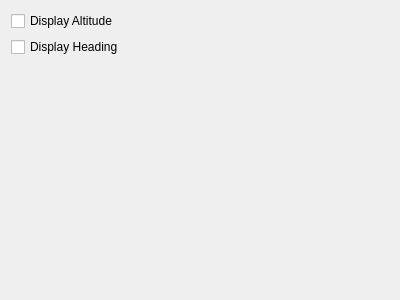
<?xml version="1.0" encoding="UTF-8"?>
<ui version="4.0">
 <class>WarlockTrainingPrefs</class>
 <widget class="QWidget" name="WarlockTrainingPrefs">
  <property name="geometry">
   <rect>
    <x>0</x>
    <y>0</y>
    <width>400</width>
    <height>300</height>
   </rect>
  </property>
  <property name="windowTitle">
   <string>WarlockTraining</string>
  </property>
  <layout class="QVBoxLayout" name="verticalLayout">
   <item>
    <widget class="QCheckBox" name="altitudeCheckBox">
     <property name="text">
      <string>Display Altitude</string>
     </property>
    </widget>
   </item>
   <item>
    <widget class="QCheckBox" name="headingCheckBox">
     <property name="text">
      <string>Display Heading</string>
     </property>
    </widget>
   </item>
   <item>
    <spacer name="verticalSpacer">
     <property name="orientation">
      <enum>Qt::Vertical</enum>
     </property>
     <property name="sizeHint" stdset="0">
      <size>
       <width>20</width>
       <height>40</height>
      </size>
     </property>
    </spacer>
   </item>
  </layout>
 </widget>
 <resources/>
 <connections/>
</ui>
